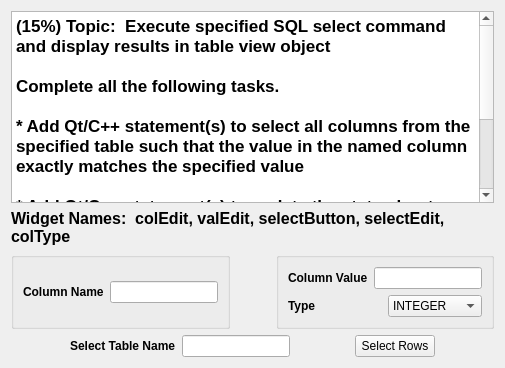
          <widget class="QWidget" name="tab_25">
           <attribute name="title">
            <string>b5</string>
           </attribute>
           <layout class="QVBoxLayout" name="verticalLayout_31">
            <item>
             <widget class="QTextBrowser" name="textBrowser_26">
              <property name="html">
               <string>&lt;!DOCTYPE HTML PUBLIC &quot;-//W3C//DTD HTML 4.0//EN&quot; &quot;http://www.w3.org/TR/REC-html40/strict.dtd&quot;&gt;
&lt;html&gt;&lt;head&gt;&lt;meta name=&quot;qrichtext&quot; content=&quot;1&quot; /&gt;&lt;style type=&quot;text/css&quot;&gt;
p, li { white-space: pre-wrap; }
&lt;/style&gt;&lt;/head&gt;&lt;body style=&quot; font-family:'Sans'; font-size:10pt; font-weight:400; font-style:normal;&quot;&gt;
&lt;p style=&quot; margin-top:0px; margin-bottom:0px; margin-left:0px; margin-right:0px; -qt-block-indent:0; text-indent:0px;&quot;&gt;&lt;span style=&quot; font-family:'.Lucida Grande UI'; font-size:13pt; font-weight:600;&quot;&gt;(15%) Topic:  Execute specified SQL select command and display results in table view object&lt;/span&gt;&lt;/p&gt;
&lt;p style=&quot;-qt-paragraph-type:empty; margin-top:0px; margin-bottom:0px; margin-left:0px; margin-right:0px; -qt-block-indent:0; text-indent:0px; font-family:'.Lucida Grande UI'; font-size:13pt; font-weight:600;&quot;&gt;&lt;br /&gt;&lt;/p&gt;
&lt;p style=&quot; margin-top:0px; margin-bottom:0px; margin-left:0px; margin-right:0px; -qt-block-indent:0; text-indent:0px;&quot;&gt;&lt;span style=&quot; font-family:'.Lucida Grande UI'; font-size:13pt; font-weight:600;&quot;&gt;Complete all the following tasks.&lt;/span&gt;&lt;/p&gt;
&lt;p style=&quot;-qt-paragraph-type:empty; margin-top:0px; margin-bottom:0px; margin-left:0px; margin-right:0px; -qt-block-indent:0; text-indent:0px; font-family:'.Lucida Grande UI'; font-size:13pt; font-weight:600;&quot;&gt;&lt;br /&gt;&lt;/p&gt;
&lt;p style=&quot; margin-top:0px; margin-bottom:0px; margin-left:0px; margin-right:0px; -qt-block-indent:0; text-indent:0px;&quot;&gt;&lt;span style=&quot; font-family:'.Lucida Grande UI'; font-size:13pt; font-weight:600;&quot;&gt;* Add Qt/C++ statement(s) to select all columns from the specified table such that the value in the named column exactly matches the specified value&lt;/span&gt;&lt;/p&gt;
&lt;p style=&quot;-qt-paragraph-type:empty; margin-top:0px; margin-bottom:0px; margin-left:0px; margin-right:0px; -qt-block-indent:0; text-indent:0px; font-family:'.Lucida Grande UI'; font-size:13pt; font-weight:600;&quot;&gt;&lt;br /&gt;&lt;/p&gt;
&lt;p style=&quot; margin-top:0px; margin-bottom:0px; margin-left:0px; margin-right:0px; -qt-block-indent:0; text-indent:0px;&quot;&gt;&lt;span style=&quot; font-family:'.Lucida Grande UI'; font-size:13pt; font-weight:600;&quot;&gt;* Add Qt/C++ statement(s) to update the status bar to indicate successful / unsuccessful completion of selection task&lt;/span&gt;&lt;/p&gt;
&lt;p style=&quot;-qt-paragraph-type:empty; margin-top:0px; margin-bottom:0px; margin-left:0px; margin-right:0px; -qt-block-indent:0; text-indent:0px; font-family:'.Lucida Grande UI'; font-size:13pt; font-weight:600;&quot;&gt;&lt;br /&gt;&lt;/p&gt;
&lt;p style=&quot;-qt-paragraph-type:empty; margin-top:0px; margin-bottom:0px; margin-left:0px; margin-right:0px; -qt-block-indent:0; text-indent:0px; font-family:'.Lucida Grande UI'; font-size:13pt; font-weight:600; color:#000000;&quot;&gt;&lt;br /&gt;&lt;/p&gt;
&lt;p style=&quot; margin-top:0px; margin-bottom:0px; margin-left:0px; margin-right:0px; -qt-block-indent:0; text-indent:0px;&quot;&gt;&lt;span style=&quot; font-family:'.Lucida Grande UI'; font-size:13pt; font-weight:600; color:#ff0000;&quot;&gt;Do NOT use the Designer tool to modify the form itself or you will receive&lt;/span&gt;&lt;span style=&quot; font-family:'.Lucida Grande UI'; font-size:13pt; font-weight:600; color:#000000;&quot;&gt; zero credit (0 points).&lt;/span&gt;&lt;/p&gt;&lt;/body&gt;&lt;/html&gt;</string>
              </property>
             </widget>
            </item>
            <item>
             <widget class="QLabel" name="label_36">
              <property name="font">
               <font>
                <pointsize>12</pointsize>
                <weight>75</weight>
                <bold>true</bold>
               </font>
              </property>
              <property name="text">
               <string>Widget Names:  colEdit, valEdit, selectButton, selectEdit, colType</string>
              </property>
              <property name="wordWrap">
               <bool>true</bool>
              </property>
             </widget>
            </item>
            <item>
             <layout class="QHBoxLayout" name="horizontalLayout_34">
              <item>
               <widget class="QGroupBox" name="groupBox_13">
                <property name="title">
                 <string/>
                </property>
                <layout class="QVBoxLayout" name="verticalLayout_32">
                 <item>
                  <layout class="QHBoxLayout" name="horizontalLayout_35">
                   <item>
                    <widget class="QLabel" name="label_37">
                     <property name="font">
                      <font>
                       <weight>75</weight>
                       <bold>true</bold>
                      </font>
                     </property>
                     <property name="text">
                      <string>Column Name</string>
                     </property>
                    </widget>
                   </item>
                   <item>
                    <widget class="QLineEdit" name="a4b5lineedit1"/>
                   </item>
                  </layout>
                 </item>
                </layout>
               </widget>
              </item>
              <item>
               <spacer name="horizontalSpacer_45">
                <property name="orientation">
                 <enum>Qt::Horizontal</enum>
                </property>
                <property name="sizeHint" stdset="0">
                 <size>
                  <width>40</width>
                  <height>20</height>
                 </size>
                </property>
               </spacer>
              </item>
              <item>
               <widget class="QGroupBox" name="groupBox_14">
                <property name="title">
                 <string/>
                </property>
                <property name="flat">
                 <bool>false</bool>
                </property>
                <layout class="QVBoxLayout" name="verticalLayout_33">
                 <item>
                  <layout class="QHBoxLayout" name="horizontalLayout_36">
                   <item>
                    <widget class="QLabel" name="label_38">
                     <property name="font">
                      <font>
                       <weight>75</weight>
                       <bold>true</bold>
                      </font>
                     </property>
                     <property name="text">
                      <string>Column Value</string>
                     </property>
                    </widget>
                   </item>
                   <item>
                    <widget class="QLineEdit" name="a4b5lineedit2"/>
                   </item>
                  </layout>
                 </item>
                 <item>
                  <layout class="QHBoxLayout" name="horizontalLayout_37">
                   <item>
                    <widget class="QLabel" name="label_42">
                     <property name="font">
                      <font>
                       <weight>75</weight>
                       <bold>true</bold>
                      </font>
                     </property>
                     <property name="text">
                      <string>Type</string>
                     </property>
                    </widget>
                   </item>
                   <item>
                    <widget class="QComboBox" name="a4b5box">
                     <item>
                      <property name="text">
                       <string>INTEGER</string>
                      </property>
                     </item>
                     <item>
                      <property name="text">
                       <string>TEXT</string>
                      </property>
                     </item>
                    </widget>
                   </item>
                  </layout>
                 </item>
                </layout>
               </widget>
              </item>
             </layout>
            </item>
            <item>
             <layout class="QHBoxLayout" name="horizontalLayout_38">
              <item>
               <spacer name="horizontalSpacer_46">
                <property name="orientation">
                 <enum>Qt::Horizontal</enum>
                </property>
                <property name="sizeHint" stdset="0">
                 <size>
                  <width>13</width>
                  <height>17</height>
                 </size>
                </property>
               </spacer>
              </item>
              <item>
               <widget class="QLabel" name="label_39">
                <property name="font">
                 <font>
                  <weight>75</weight>
                  <bold>true</bold>
                 </font>
                </property>
                <property name="text">
                 <string>Select Table Name</string>
                </property>
               </widget>
              </item>
              <item>
               <widget class="QLineEdit" name="a4b5lineedit3"/>
              </item>
              <item>
               <spacer name="horizontalSpacer_47">
                <property name="orientation">
                 <enum>Qt::Horizontal</enum>
                </property>
                <property name="sizeHint" stdset="0">
                 <size>
                  <width>40</width>
                  <height>20</height>
                 </size>
                </property>
               </spacer>
              </item>
              <item>
               <widget class="QPushButton" name="a4b5button">
                <property name="text">
                 <string>Select Rows</string>
                </property>
               </widget>
              </item>
              <item>
               <spacer name="horizontalSpacer_48">
                <property name="orientation">
                 <enum>Qt::Horizontal</enum>
                </property>
                <property name="sizeHint" stdset="0">
                 <size>
                  <width>13</width>
                  <height>17</height>
                 </size>
                </property>
               </spacer>
              </item>
             </layout>
            </item>
           </layout>
          </widget>
